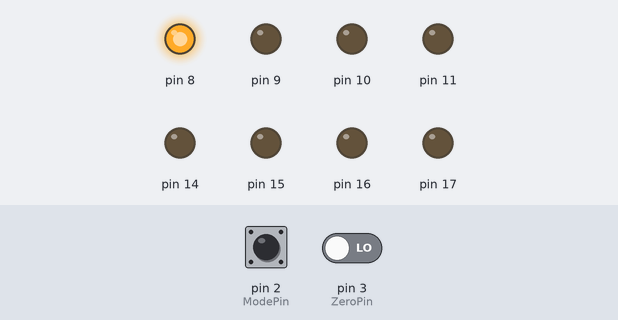
This sketch was run on a simulated Arduino Uno, built with avr-gcc and run on an emulated ATmega328P. On the bench: output pins drawn as LEDs (lit = HIGH). Dashed ring = blinking. The inputs (shaded band) are chosen by the test bench; at power-on: pin 2 (ModePin) LOW, pin 3 (ZeroPin) LOW.

Above: at 1.2 s.
1.3 s: pin 2 (ModePin) pulled HIGH for 0.15 s
At 3.8 s:
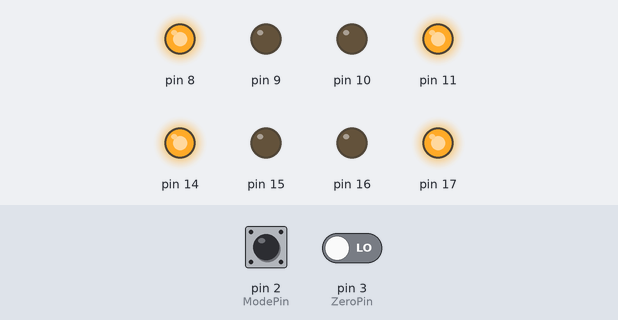
4.4 s: pin 2 (ModePin) pulled HIGH for 1 s
At 6.8 s:
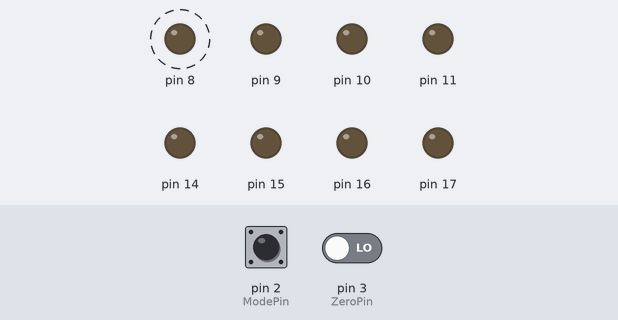
8.4 s: pin 2 (ModePin) pulled HIGH for 0.15 s
At 10.3 s:
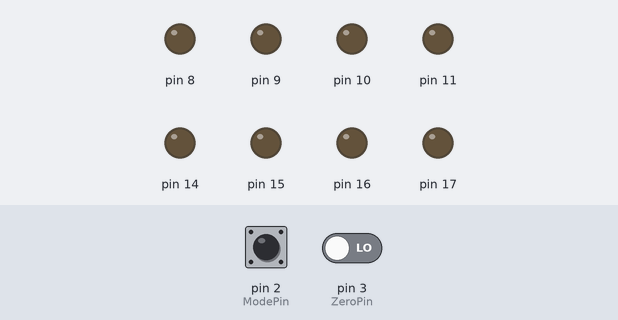
11.5 s: pin 2 (ModePin) pulled HIGH for 3.2 s
At 15.3 s:
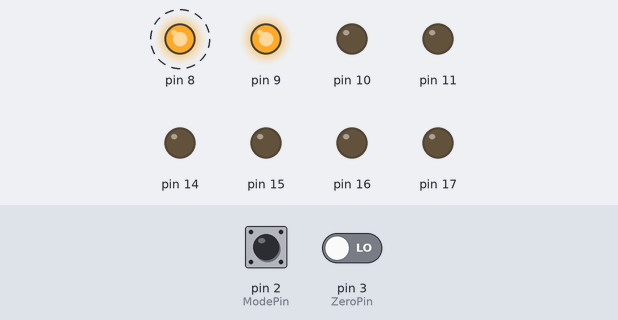
17.7 s: pin 3 (ZeroPin) driven HIGH
At 19.5 s:
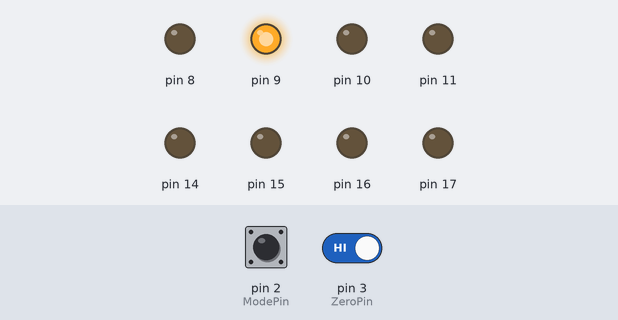
20.7 s: pin 2 (ModePin) pulled HIGH for 0.15 s
At 26.8 s:
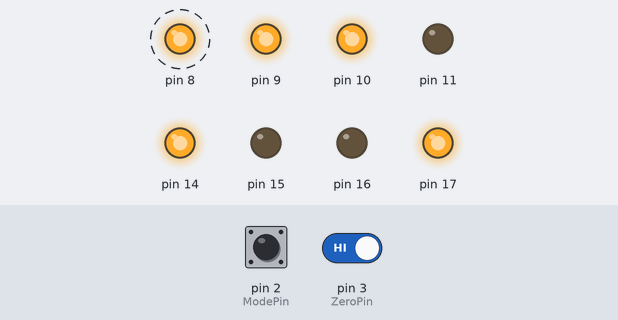
Timing chart, 0 to 28.5 s (numbered marks = the images above; inputs shaded):
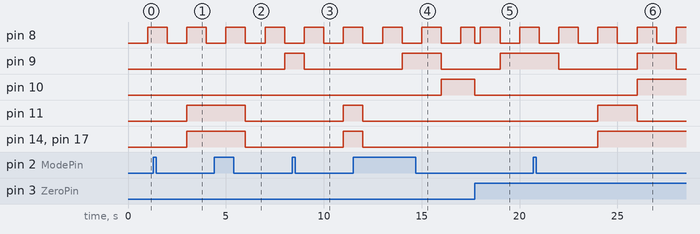

The sketch:

p1.ino
```cpp
int ones, tens;
int current, previous; // This variables used in timing operations
int counter; // holds the number that is going to be displayed
volatile bool flag; // flag for modes between counting up and counting down

int ZeroPin = 3;
int ModePin = 2;

void setup()
{
  DDRD = B0000; // input for buttons
  DDRB = B1111; // output for ones digit of 7SD
  DDRC = B1111; // output for tens digit of 7SD

  PIND = 0; // initializing

  previous = 0;
  counter = 0;

  flag = true;

  attachInterrupt(digitalPinToInterrupt(ZeroPin), set_zero, RISING);
  attachInterrupt(digitalPinToInterrupt(ModePin), change_mode, RISING);
}

void loop()
{
  current = millis();

  ones = counter % 10;
  tens = counter / 10;

  PORTB = ones; // displaying ones digit on 7SD
  PORTC = tens; // displaying tens digit on 7SD

  if(current >= previous+1000){ // 1 second passed

    if(flag) counter++; // counting up
    else counter--;   // counting down

    //Checking borders (0-99)
    if(counter == 100) counter = 0;
    else if(counter == -1) counter = 99;

    previous = current; // increasing previous value by 1 second
  }
}

void set_zero(){  // Interrupt function to set counter 0.
  counter = 0;
}

void change_mode(){ // Interrupt function to change mode.
  flag = !flag;
}
```

Measured:
- after the input at 1.3 s, pin 9: stays LOW (without the input it goes to HIGH after 0.70 s); pin 10: stays LOW (without the input it goes to HIGH after 2.7 s); pin 11, pin 14, pin 17: LOW → HIGH after 1.7 s
- after the input at 4.4 s, pin 10: stays LOW (without the input it goes to HIGH after 0.60 s); pin 11: HIGH → LOW after 1.6 s instead of 0.60 s; pin 14, pin 17: HIGH → LOW after 1.6 s
- after the input at 8.4 s, pin 9: HIGH → LOW after 0.60 s instead of 1.6 s; pin 10: stays LOW (without the input it goes to HIGH after 1.6 s); pin 11, pin 14, pin 17: LOW → HIGH after 2.6 s
- after the input at 11.5 s, pin 11: HIGH → LOW after 0.50 s instead of 1.5 s; pin 14, pin 17: HIGH → LOW after 0.50 s
- after the input at 17.7 s, pin 10: HIGH → LOW after 0.00 s instead of 2.3 s; pin 11: stays LOW (without the input it goes to HIGH after 2.3 s)
- after the input at 20.7 s, pin 14: LOW → HIGH after 3.3 s instead of 6.3 s; pin 17: LOW → HIGH after 3.3 s
- by itself, pin 8: alternates HIGH for 1.0 s and LOW for 1.0 s
